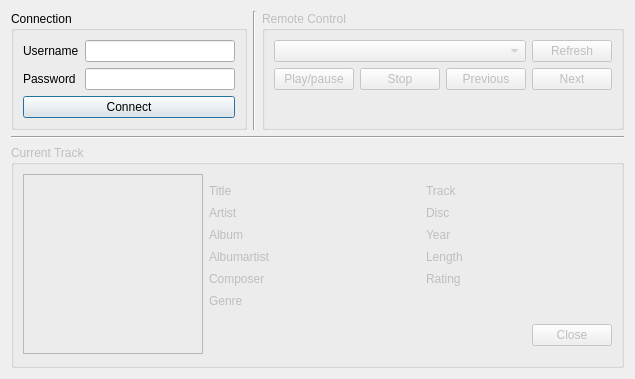
<?xml version="1.0" encoding="UTF-8"?>
<ui version="4.0">
 <class>ClientMainWindow</class>
 <widget class="QDialog" name="ClientMainWindow">
  <property name="geometry">
   <rect>
    <x>0</x>
    <y>0</y>
    <width>635</width>
    <height>379</height>
   </rect>
  </property>
  <property name="windowTitle">
   <string>Remote Control</string>
  </property>
  <layout class="QVBoxLayout" name="verticalLayout_3">
   <item>
    <layout class="QHBoxLayout" name="horizontalLayout_3">
     <item>
      <widget class="QGroupBox" name="groupBox">
       <property name="title">
        <string>Connection</string>
       </property>
       <layout class="QFormLayout" name="formLayout">
        <item row="0" column="0">
         <widget class="QLabel" name="label">
          <property name="text">
           <string>Username</string>
          </property>
         </widget>
        </item>
        <item row="0" column="1">
         <widget class="QLineEdit" name="username"/>
        </item>
        <item row="1" column="0">
         <widget class="QLabel" name="label_2">
          <property name="text">
           <string>Password</string>
          </property>
         </widget>
        </item>
        <item row="1" column="1">
         <widget class="QLineEdit" name="password">
          <property name="echoMode">
           <enum>QLineEdit::Password</enum>
          </property>
         </widget>
        </item>
        <item row="2" column="0" colspan="2">
         <widget class="QPushButton" name="connect">
          <property name="text">
           <string>Connect</string>
          </property>
         </widget>
        </item>
       </layout>
      </widget>
     </item>
     <item>
      <widget class="Line" name="line">
       <property name="orientation">
        <enum>Qt::Vertical</enum>
       </property>
      </widget>
     </item>
     <item>
      <widget class="QGroupBox" name="remote_group">
       <property name="enabled">
        <bool>false</bool>
       </property>
       <property name="title">
        <string>Remote Control</string>
       </property>
       <layout class="QVBoxLayout" name="verticalLayout">
        <item>
         <layout class="QHBoxLayout" name="horizontalLayout_2">
          <item>
           <widget class="QComboBox" name="peers">
            <property name="sizePolicy">
             <sizepolicy hsizetype="Expanding" vsizetype="Fixed">
              <horstretch>0</horstretch>
              <verstretch>0</verstretch>
             </sizepolicy>
            </property>
           </widget>
          </item>
          <item>
           <widget class="QPushButton" name="refresh">
            <property name="text">
             <string>Refresh</string>
            </property>
           </widget>
          </item>
         </layout>
        </item>
        <item>
         <layout class="QHBoxLayout" name="horizontalLayout">
          <item>
           <widget class="QPushButton" name="playpause">
            <property name="text">
             <string>Play/pause</string>
            </property>
           </widget>
          </item>
          <item>
           <widget class="QPushButton" name="stop">
            <property name="text">
             <string>Stop</string>
            </property>
           </widget>
          </item>
          <item>
           <widget class="QPushButton" name="previous">
            <property name="text">
             <string>Previous</string>
            </property>
           </widget>
          </item>
          <item>
           <widget class="QPushButton" name="next">
            <property name="text">
             <string>Next</string>
            </property>
           </widget>
          </item>
         </layout>
        </item>
        <item>
         <spacer name="verticalSpacer_2">
          <property name="orientation">
           <enum>Qt::Vertical</enum>
          </property>
          <property name="sizeHint" stdset="0">
           <size>
            <width>20</width>
            <height>40</height>
           </size>
          </property>
         </spacer>
        </item>
       </layout>
      </widget>
     </item>
    </layout>
   </item>
   <item>
    <widget class="Line" name="line_2">
     <property name="orientation">
      <enum>Qt::Horizontal</enum>
     </property>
    </widget>
   </item>
   <item>
    <widget class="QGroupBox" name="current_track_group">
     <property name="enabled">
      <bool>false</bool>
     </property>
     <property name="styleSheet">
      <string notr="true">QLineEdit { background-color: transparent; }</string>
     </property>
     <property name="title">
      <string>Current Track</string>
     </property>
     <layout class="QHBoxLayout" name="horizontalLayout_4">
      <item>
       <layout class="QVBoxLayout" name="verticalLayout_5">
        <item>
         <widget class="QFrame" name="frame">
          <property name="frameShape">
           <enum>QFrame::StyledPanel</enum>
          </property>
          <property name="frameShadow">
           <enum>QFrame::Raised</enum>
          </property>
          <layout class="QVBoxLayout" name="verticalLayout_2">
           <item>
            <widget class="QLabel" name="art">
             <property name="sizePolicy">
              <sizepolicy hsizetype="Fixed" vsizetype="Fixed">
               <horstretch>0</horstretch>
               <verstretch>0</verstretch>
              </sizepolicy>
             </property>
             <property name="minimumSize">
              <size>
               <width>160</width>
               <height>160</height>
              </size>
             </property>
             <property name="alignment">
              <set>Qt::AlignCenter</set>
             </property>
            </widget>
           </item>
          </layout>
         </widget>
        </item>
        <item>
         <spacer name="verticalSpacer_4">
          <property name="orientation">
           <enum>Qt::Vertical</enum>
          </property>
          <property name="sizeHint" stdset="0">
           <size>
            <width>20</width>
            <height>40</height>
           </size>
          </property>
         </spacer>
        </item>
       </layout>
      </item>
      <item>
       <layout class="QVBoxLayout" name="verticalLayout_4">
        <item>
         <layout class="QGridLayout" name="gridLayout">
          <item row="0" column="0">
           <widget class="QLabel" name="label_3">
            <property name="text">
             <string>Title</string>
            </property>
           </widget>
          </item>
          <item row="0" column="1">
           <widget class="QLineEdit" name="title">
            <property name="frame">
             <bool>false</bool>
            </property>
            <property name="readOnly">
             <bool>true</bool>
            </property>
           </widget>
          </item>
          <item row="0" column="2">
           <widget class="QLabel" name="label_9">
            <property name="text">
             <string>Track</string>
            </property>
           </widget>
          </item>
          <item row="0" column="3">
           <widget class="QLineEdit" name="track">
            <property name="frame">
             <bool>false</bool>
            </property>
            <property name="readOnly">
             <bool>true</bool>
            </property>
           </widget>
          </item>
          <item row="1" column="0">
           <widget class="QLabel" name="label_4">
            <property name="text">
             <string>Artist</string>
            </property>
           </widget>
          </item>
          <item row="1" column="1">
           <widget class="QLineEdit" name="artist">
            <property name="frame">
             <bool>false</bool>
            </property>
            <property name="readOnly">
             <bool>true</bool>
            </property>
           </widget>
          </item>
          <item row="1" column="2">
           <widget class="QLabel" name="label_10">
            <property name="text">
             <string>Disc</string>
            </property>
           </widget>
          </item>
          <item row="1" column="3">
           <widget class="QLineEdit" name="disc">
            <property name="frame">
             <bool>false</bool>
            </property>
            <property name="readOnly">
             <bool>true</bool>
            </property>
           </widget>
          </item>
          <item row="2" column="0">
           <widget class="QLabel" name="label_5">
            <property name="text">
             <string>Album</string>
            </property>
           </widget>
          </item>
          <item row="2" column="1">
           <widget class="QLineEdit" name="album">
            <property name="frame">
             <bool>false</bool>
            </property>
            <property name="readOnly">
             <bool>true</bool>
            </property>
           </widget>
          </item>
          <item row="2" column="2">
           <widget class="QLabel" name="label_11">
            <property name="text">
             <string>Year</string>
            </property>
           </widget>
          </item>
          <item row="2" column="3">
           <widget class="QLineEdit" name="year">
            <property name="frame">
             <bool>false</bool>
            </property>
            <property name="readOnly">
             <bool>true</bool>
            </property>
           </widget>
          </item>
          <item row="3" column="0">
           <widget class="QLabel" name="label_6">
            <property name="text">
             <string>Albumartist</string>
            </property>
           </widget>
          </item>
          <item row="3" column="1">
           <widget class="QLineEdit" name="albumartist">
            <property name="frame">
             <bool>false</bool>
            </property>
            <property name="readOnly">
             <bool>true</bool>
            </property>
           </widget>
          </item>
          <item row="3" column="2">
           <widget class="QLabel" name="label_12">
            <property name="text">
             <string>Length</string>
            </property>
           </widget>
          </item>
          <item row="3" column="3">
           <widget class="QLineEdit" name="length">
            <property name="frame">
             <bool>false</bool>
            </property>
            <property name="readOnly">
             <bool>true</bool>
            </property>
           </widget>
          </item>
          <item row="4" column="0">
           <widget class="QLabel" name="label_7">
            <property name="text">
             <string>Composer</string>
            </property>
           </widget>
          </item>
          <item row="4" column="1">
           <widget class="QLineEdit" name="composer">
            <property name="frame">
             <bool>false</bool>
            </property>
            <property name="readOnly">
             <bool>true</bool>
            </property>
           </widget>
          </item>
          <item row="4" column="2">
           <widget class="QLabel" name="label_13">
            <property name="text">
             <string>Rating</string>
            </property>
           </widget>
          </item>
          <item row="4" column="3">
           <widget class="QLineEdit" name="rating">
            <property name="frame">
             <bool>false</bool>
            </property>
            <property name="readOnly">
             <bool>true</bool>
            </property>
           </widget>
          </item>
          <item row="5" column="0">
           <widget class="QLabel" name="label_8">
            <property name="text">
             <string>Genre</string>
            </property>
           </widget>
          </item>
          <item row="5" column="1">
           <widget class="QLineEdit" name="genre">
            <property name="frame">
             <bool>false</bool>
            </property>
            <property name="readOnly">
             <bool>true</bool>
            </property>
           </widget>
          </item>
         </layout>
        </item>
        <item>
         <widget class="QDialogButtonBox" name="buttonBox">
          <property name="orientation">
           <enum>Qt::Horizontal</enum>
          </property>
          <property name="standardButtons">
           <set>QDialogButtonBox::Close</set>
          </property>
         </widget>
        </item>
       </layout>
      </item>
     </layout>
    </widget>
   </item>
  </layout>
 </widget>
 <resources/>
 <connections>
  <connection>
   <sender>buttonBox</sender>
   <signal>accepted()</signal>
   <receiver>ClientMainWindow</receiver>
   <slot>accept()</slot>
   <hints>
    <hint type="sourcelabel">
     <x>248</x>
     <y>254</y>
    </hint>
    <hint type="destinationlabel">
     <x>157</x>
     <y>274</y>
    </hint>
   </hints>
  </connection>
  <connection>
   <sender>buttonBox</sender>
   <signal>rejected()</signal>
   <receiver>ClientMainWindow</receiver>
   <slot>reject()</slot>
   <hints>
    <hint type="sourcelabel">
     <x>316</x>
     <y>260</y>
    </hint>
    <hint type="destinationlabel">
     <x>286</x>
     <y>274</y>
    </hint>
   </hints>
  </connection>
 </connections>
</ui>
